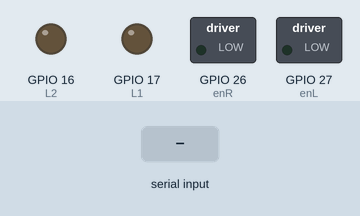
Simulated run of this sketch. Board: ESP32. Shown: switched loads named in the sketch (green lamp = pin HIGH), output pins drawn as LEDs (lit = HIGH). Inputs (shaded band) come from the test bench. Nothing arrives over Bluetooth unless stated; pins used as bus, display or sensor lines are not drawn.

Above: at 1.2 s.
1.3 s: "f\n" received over the second serial link
At 1.7 s:
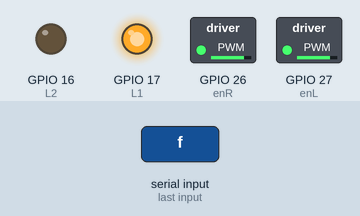
2.8 s: "b\n" received over the second serial link
At 3.3 s:
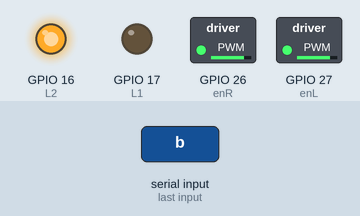
4.3 s: "s\n" received over the second serial link
At 5.2 s:
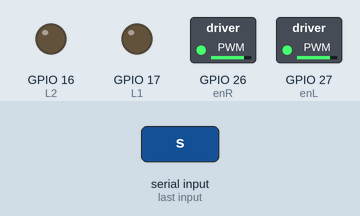
5.8 s: "r\n" received over the second serial link
At 6.6 s:
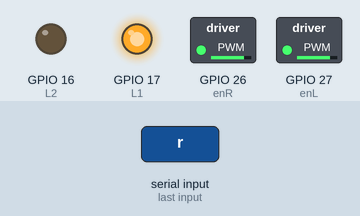
7.3 s: "l\n" received over the second serial link
At 8.6 s:
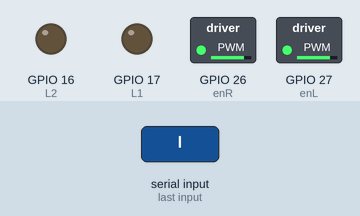
Timing chart, 0 to 9.8 s (numbered marks = the images above; inputs shaded):
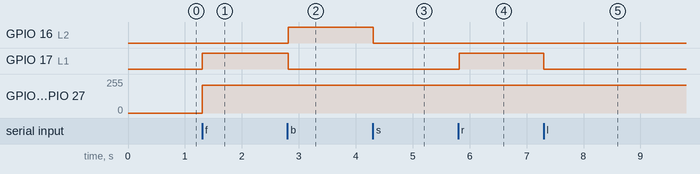

The sketch:

Firefly-RC-Car.ino
```cpp
//Declerations
int R1 = 19;
int R2 = 18;
int enR = 26;
int L1 = 17;
int L2 = 16;
int enL = 27;
String message = "";

//Setting PWM properties
const int freq = 30000;
const int leftChannel = 0;
const int rightChannel = 1;
const int resolution = 8;
int dutyCycle = 210;

#include "BluetoothSerial.h"

#if !defined(CONFIG_BT_ENABLED) || !defined(CONFIG_BLUEDROID_ENABLED)
#error Bluetooth is not enabled! Please run `make menuconfig` to and enable it
#endif

BluetoothSerial SerialBT;

void setup() {
  Serial.begin(115200);
  SerialBT.register_callback(callback);
  SerialBT.begin("Firefly");
  //Right setup
  pinMode(R1, OUTPUT);
  pinMode(R2, OUTPUT);
  pinMode(enR, OUTPUT);
  //Left setup
  pinMode(L1, OUTPUT);
  pinMode(L2, OUTPUT);
  pinMode(enL, OUTPUT);
  //Set channels
  ledcSetup(leftChannel, freq, resolution);
  ledcSetup(rightChannel, freq, resolution);
  //Attach pins
  ledcAttachPin(enR, rightChannel);
  ledcAttachPin(enL, leftChannel);
}

void MotorRForward() {
  digitalWrite(R1, HIGH);
  digitalWrite(R2, LOW);
  ledcWrite(rightChannel, dutyCycle);
}

void MotorRReverse() {
  digitalWrite(R1, LOW);
  digitalWrite(R2, HIGH);
  ledcWrite(rightChannel, dutyCycle);
}

void MotorROff() {
  digitalWrite(R1, LOW);
  digitalWrite(R2, LOW);
}

void MotorLForward() {
  digitalWrite(L1, HIGH);
  digitalWrite(L2, LOW);
  ledcWrite(leftChannel, dutyCycle);
}

void MotorLReverse() {
  digitalWrite(L1, LOW);
  digitalWrite(L2, HIGH);
  ledcWrite(leftChannel, dutyCycle);
}

void MotorLOff() {
  digitalWrite(L1, LOW);
  digitalWrite(L2, LOW);
}

void TurnLeft() {
  MotorLOff();
  MotorRForward();
}

void TurnRight() {
  MotorROff();
  MotorLForward();
}

void callback(esp_spp_cb_event_t event, esp_spp_cb_param_t *param) {
  if (event == ESP_SPP_CLOSE_EVT ) {
    MotorROff();
    MotorLOff();
  }
}

void loop() {
  if (SerialBT.available()) {
    char value = SerialBT.read();
    if (value != '\n') {
      message += String(value);
    }
    else {
      message = "";
    }
    if (message == "f") {
      MotorRForward();
      MotorLForward();
    }
    else if (message == "b") {
      MotorRReverse();
      MotorLReverse();
    }
    else if (message == "s") {
      MotorROff();
      MotorLOff();
    }
    else if (message == "r") {
      TurnRight();
    }
    else if (message == "l") {
      TurnLeft();
    }
  }
  delay(20);
}
```

Measured:
- after the input at 1.3 s, GPIO 17 (L1): LOW → HIGH at once; GPIO 26 (enR), GPIO 27 (enL): 0/255 → 209/255 at once
- after the input at 2.8 s, GPIO 16 (L2): LOW → HIGH at once; GPIO 17 (L1): HIGH → LOW at once
- after the input at 4.3 s, GPIO 16 (L2): HIGH → LOW at once
- after the input at 5.8 s, GPIO 17 (L1): LOW → HIGH at once
- after the input at 7.3 s, GPIO 17 (L1): HIGH → LOW at once
